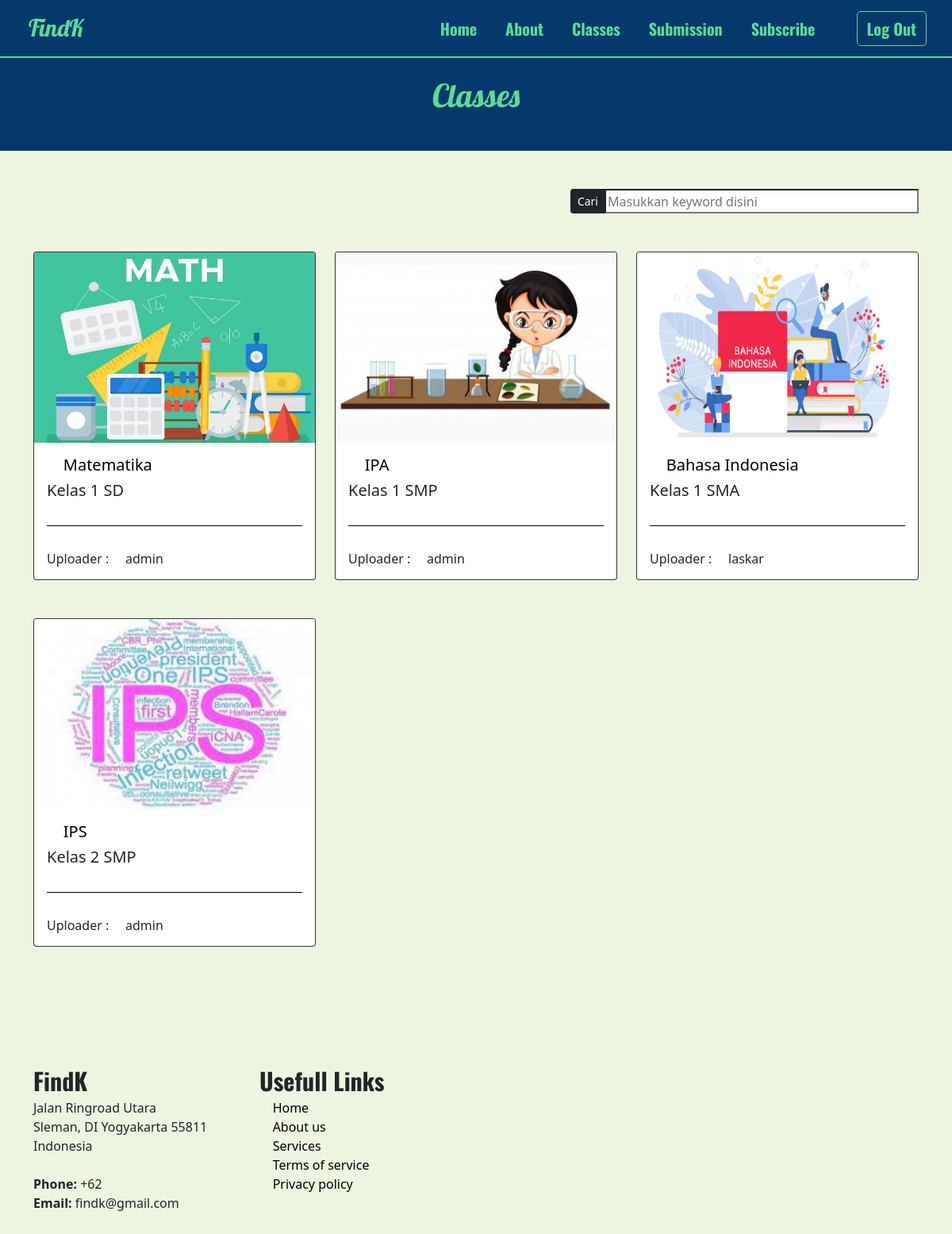
The page /mapel.php (signed in) on the database its author committed.
### tables this page shows
CREATE TABLE `mapel` (
  `id_mapel` int(11) NOT NULL,
  `kelas` varchar(100) NOT NULL,
  `nama_mapel` varchar(20) NOT NULL,
  `gambar` varchar(100) NOT NULL,
  `id_admin` int(11) NOT NULL
);

### prosedur.php (called while the page is built, shortened)
<?php
$conn = mysqli_connect("localhost", "root", "", "findk");
function data($query){
    global $conn;
    $result = mysqli_query($conn, $query);
    $rows = [];
    while($row = mysqli_fetch_assoc($result)){
        $rows[] = $row;
    }
    return $rows;
}
?>

### mapel.php (the view, shortened to what this page needs)
<?php
require 'prosedur.php';
$mapel = data("SELECT mapel.*, admin.nama FROM mapel INNER JOIN admin ON mapel.id_admin = admin.id_admin");
?>
<!doctype html>
<html lang="en">
<head>
    <link href="https://cdn.jsdelivr.net/npm/bootstrap@5.0.2/dist/css/bootstrap.min.css" rel="stylesheet">
    <link rel="stylesheet" href="style/style.css">
    <link rel="stylesheet" href="Bahan/icofont/icofont.min.css">
</head>
<body class="bodyhome">
    <section class="home">
        <nav class="navbar navbar-expand-lg fixed-top">
            <div class="container-fluid">
                <a class="navbar-brand ms-4" href="#">FindK</a>
                <div class="collapse navbar-collapse" id="navbarNav">
                    <div class="navbar-nav ms-auto">
                        <a class="nav-link" aria-current="page" href="home.php">Home</a>
                        <a class="nav-link" href="about.php">About</a>
                        <a class="nav-link" href="mapel.php">Classes</a>
                        <a class="nav-link" href="submission.php">Submission</a>
                        <a class="nav-link " href="subs.php">Subscribe</a>
                    </div>
                    <div class="navbar-nav">
                        <a class="ms-4 btn btn-outline-dark border-pink" href="logout.php">Log Out</a>
                    </div>
                </div>
            </div>
        </nav>
    </section>
    <section class="muka d-flex justify-content-center align-items-center">
        <div class="container position-relative" data-aos="zoom-in" data-aos-delay="100">
            <div class="row">
                <div class="judul col-sm-12 text-center">
                    Classes
                </div>
            </div>
        </div>
    </section>
    <section class="mapel mt-5">
        <div class="container">
            <div class="row">
                <div class="col-sm-12 text-end mb-5">
                    <form action="" method="POST">
                        <div class="float-end">
                            <div class="input-group">
                                <button class="btn btn-dark btn-sm  " type="submit" name="cari" >Cari</button>
                                <input type="text" name="kata" size="37%" autofocus placeholder="Masukkan keyword disini" >
                            </div>
                        </div>
                    </form>
                </div>
            </div>
            <div class="row">
            <?php foreach($mapel as $mpl) { ?>
                <div class="col-sm-4">
                    <div class="card mx-auto mb-5">
                        <img src="admin/gambarMapel/<?php echo $mpl['gambar']; ?>" height="240px" class="card-img-top">
                        <div class="card-body">
                            <a href="mq.php?id_mapel=<?php echo $mpl['id_mapel']; ?>"><h5 class="card-title"> <i class="icofont-clip-board fs-5"></i> <?php echo $mpl['nama_mapel']; ?></h5></a>
                            <h5 class="card-text"><?php echo $mpl['kelas']; ?></h5>
                        </div>
                        <div class="card-body">
                            <hr class="m-0 p-0" style="border-top: 1px solid black">
                        </div>
                        <div class="card-body">
                            <h6 class="card-text"> Uploader : <i class="icofont-user"></i> <?php echo $mpl['nama']; ?></h6>
                        </div>
                    </div>
                </div>
            <?php }; ?>
            </div>
        </div>
    </section>
    <footer class="footer mt-5 mb-5">
        <div  class="container">
            <div class="row">
                <div class="col-lg-3 col-md-6 footer-contact">
                    <div class="footer_f">FindK</div>
                    <p>
                    Jalan Ringroad Utara <br>
                    Sleman, DI Yogyakarta 55811<br>
                    Indonesia <br><br>
                    <strong>Phone:</strong> +62<br>
                    <strong>Email:</strong> findk@gmail.com<br>
                    </p>
                </div>
                <div class="col-lg-2 col-md-6 footer-links">
                    <div class="footer_f">Usefull Links</div>
                    <i class="icofont-rounded-right"></i> <a href="#">Home</a> <br>
                    <i class="icofont-rounded-right"></i> <a href="#">About us</a> <br>
                    <i class="icofont-rounded-right"></i> <a href="#">Services</a> <br>
                    <i class="icofont-rounded-right"></i> <a href="#">Terms of service</a><br>
                    <i class="icofont-rounded-right"></i> <a href="#">Privacy policy</a>
                </div>
            </div>
        </div>
    </footer>
</body>
</html>

### style/style.css (style rules this page uses)
html { scroll-behavior: smooth; }
.judul { font-family: 'Lobster', cursive; font-size: 40px; }
a { color: black; text-decoration: none; }
.home { background-size: cover; height: auto; min-height: 70px; overflow: visible; padding: 0px; }
.bodyhome { background-color: #EDF5E1; height: auto; min-height: auto; margin: 0px; padding: 0px; }
.navbar { background-color: #05386B; border-bottom: 2px solid #5CDB95; }
.navbar-brand { font-family: 'Lobster', cursive; color: #5CDB95; font-size: 30px; }
.navbar-nav >a { font-family: 'Oswald', sans-serif; color: #5CDB95; border-color: #5CDB95; font-size: 20px; border-radius: 5px; font-weight: bolder; margin-right: 20px; }
.muka { background-color: #05386B; color: #5CDB95; padding-top: 20px; padding-bottom: 40px; }
hr { border-top: 2px solid black; opacity: 1; }
footer { padding-top: 50px; }
.footer_f { font-family: 'Oswald', sans-serif; font-size: 30px; font-weight: bold; }
.card { border: 1px solid rgb(0, 0, 0, 0.8); transition: 0.3s; }

### rows shown on the page
mapel: gambar (picture), nama_mapel "Matematika", kelas "Kelas 1 SD", id_admin.nama "admin"
mapel: gambar (picture), nama_mapel "IPA", kelas "Kelas 1 SMP", id_admin.nama "admin"
mapel: gambar (picture), nama_mapel "Bahasa Indonesia", kelas "Kelas 1 SMA", id_admin.nama "laskar"
mapel: gambar (picture), nama_mapel "IPS", kelas "Kelas 2 SMP", id_admin.nama "admin"
